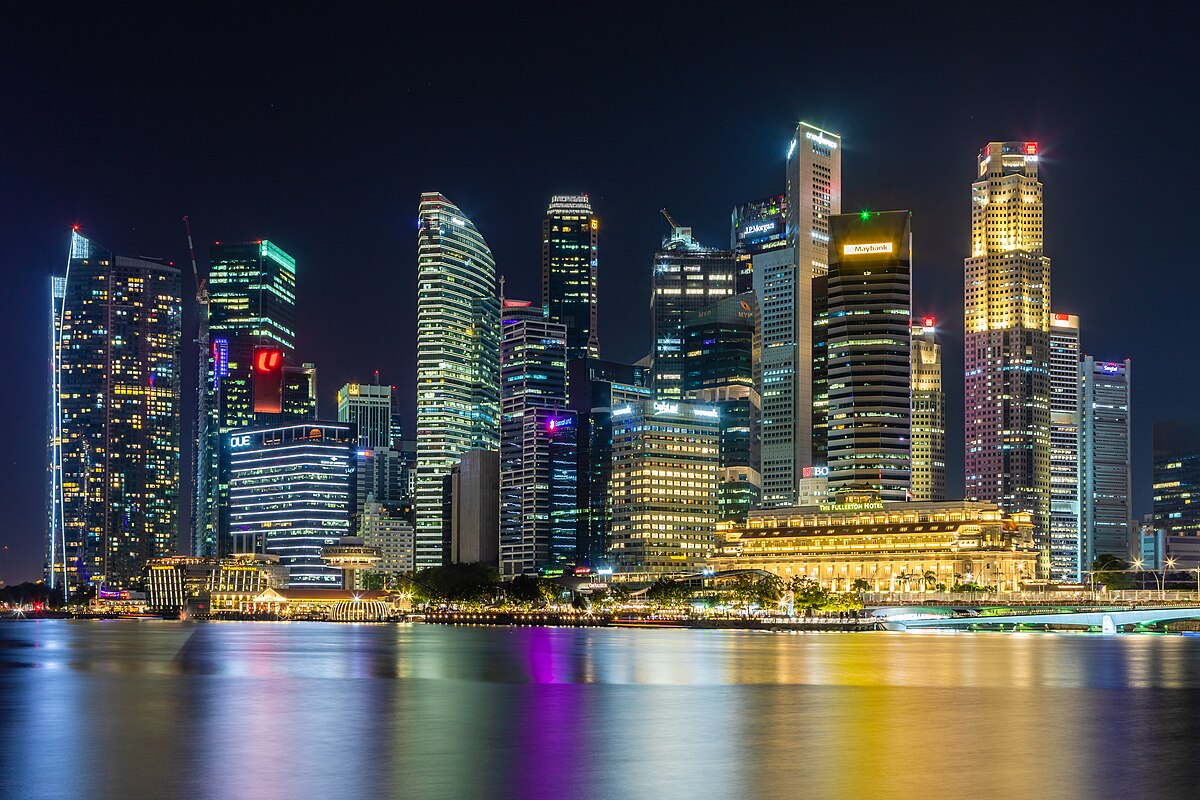
#> input picture segmentation/images/image.png, 1200 x 800 px
$ jupyter execute segmentation.ipynb
#> lines starting #> are read from the running program, lines starting #| are printed output that depends on the picture; after the words box and inside, x2 and y2 are one past the last pixel; in counts of white or black regions, pixels touching at a corner belong together
# Introduction
This notebook experiments with the different techniques to segment an image. Since the images that I will be using will mostly have a uniform background, I am trying to find the best technique that gives the best results with the best performance

[cell 1]
import cv2
import numpy as np

[cell 2]
inputImage = './images/image.png'

# Method 1: Otsu's Method (global thresholding)

[cell 3]
def remove_background_1(image_path):
    # Load the image
#> called with image_path = './images/image.png'
    image = cv2.imread(image_path)
#> image is the input picture: shape (800, 1200, 3); mean B, G, R 75.7, 74.4, 72.8

    # Convert to grayscale
    gray = cv2.cvtColor(image, cv2.COLOR_BGR2GRAY)
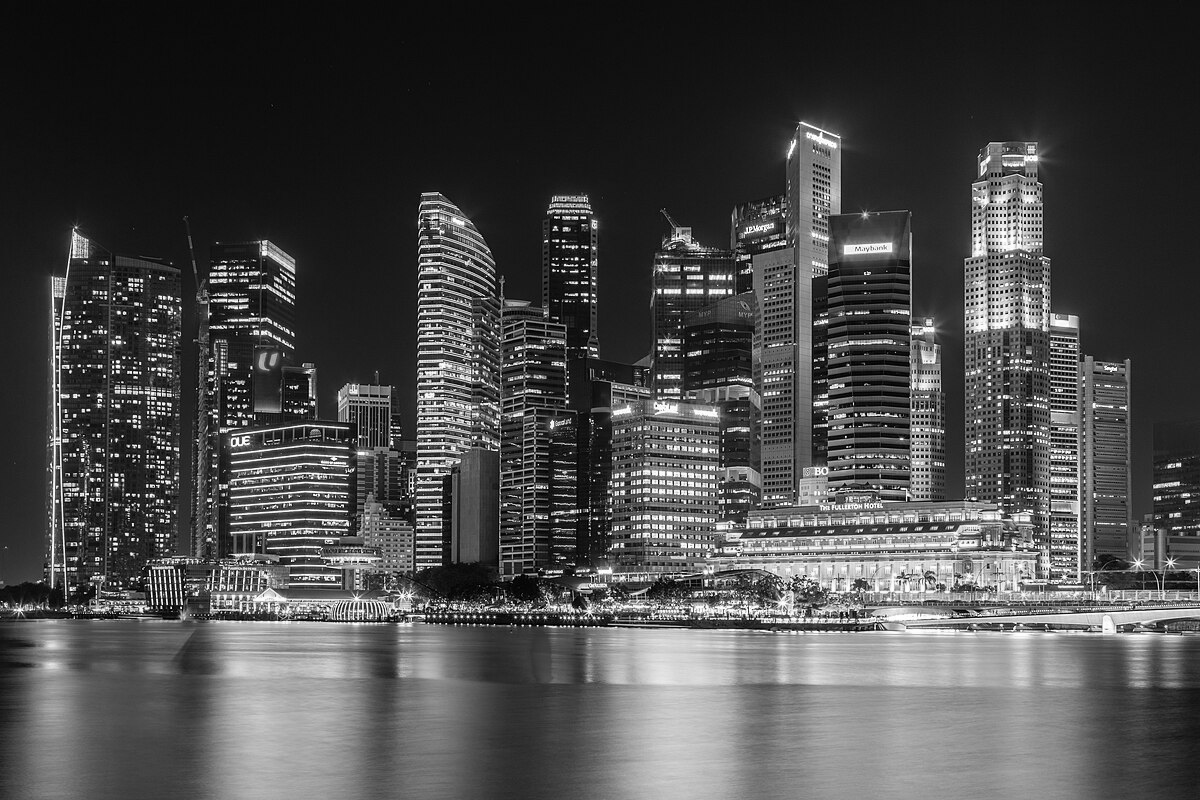
#> gray: shape (800, 1200); min 0, max 255, mean 74.1

    # Use Otsu's thresholding to create a mask
    _, mask = cv2.threshold(gray, 0, 255, cv2.THRESH_BINARY + cv2.THRESH_OTSU)
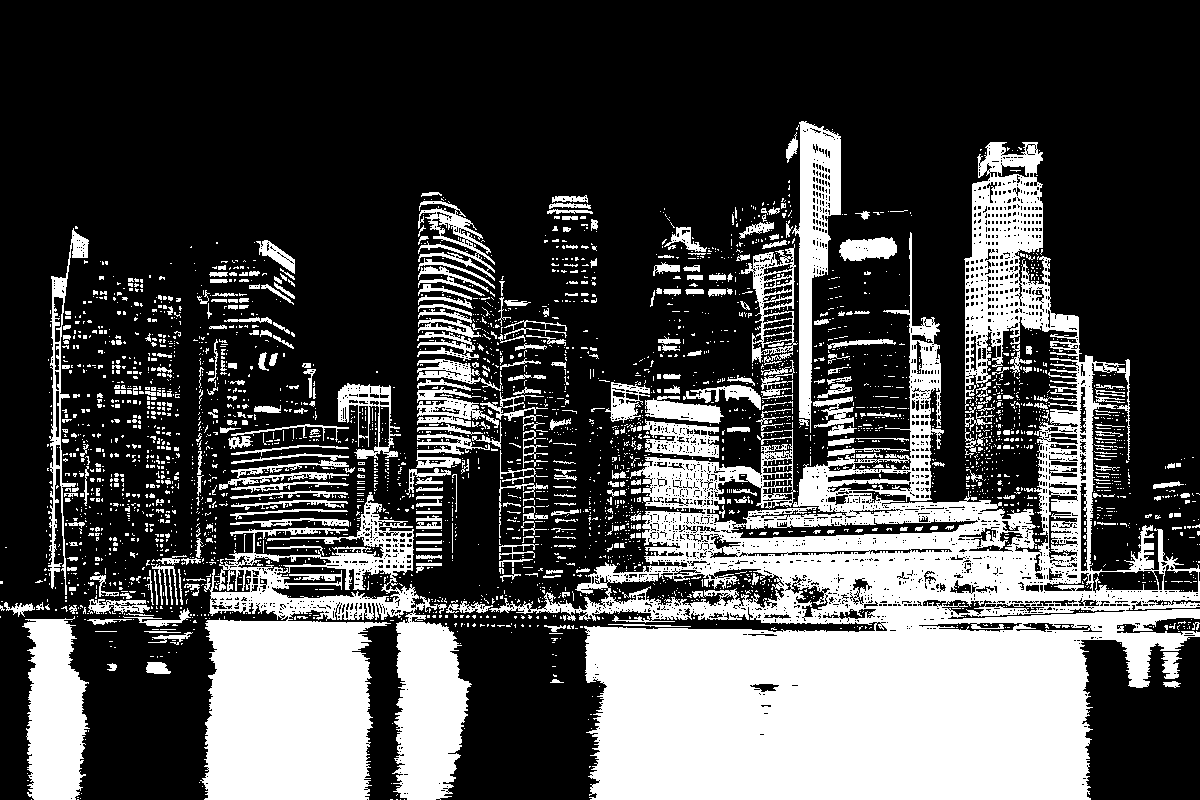
#> mask: shape (800, 1200); 29.7% white; 3494 white regions (3090 under 20 px), largest, box (x1, y1, x2, y2) and area: (489, 142, 1200, 800) 158796, (200, 492, 472, 800) 48813, (22, 616, 90, 800) 8978

    # Refine the mask using morphology
    kernel = np.ones((5,5), np.uint8)
    mask = cv2.morphologyEx(mask, cv2.MORPH_CLOSE, kernel, iterations=2)
#> mask: shape (800, 1200); 44.6% white; 89 white regions (61 under 20 px), largest, box (x1, y1, x2, y2) and area: (0, 121, 1200, 800) 417834, (544, 195, 598, 303) 2931, (209, 240, 295, 305) 2401

    # Create a 3-channel mask
    mask_inv = cv2.bitwise_not(mask)

    # Extract the foreground object
    foreground = cv2.bitwise_and(image, image, mask=mask)

    # Convert to transparent background (RGBA)
    b, g, r = cv2.split(foreground)
    alpha = mask  # Use the mask as the alpha channel
    result = cv2.merge([b, g, r, alpha])

    # Save the result
    cv2.imwrite('./images/output1_otsu.png', result)

[cell 4]
remove_background_1(inputImage)

# Method 2: Pre-trained background removal using rembg

[cell 5]
from rembg import remove
from PIL import Image

def remove_background_2(image_path):
#> called with image_path = './images/image.png'
    input_image = Image.open(image_path)
    output_image = remove(input_image)
    output_image.save("./images/output2_rembg.png")

[cell 6]
remove_background_2(inputImage)
#> (the call stopped at in remove_background_2, `output_image = remove(input_image)`: rembg is not available in this run)

# Method 3: Canny edge detection

[cell 7]
def remove_background_3(image_path):
#> called with image_path = './images/image.png'
    edges = cv2.Canny(cv2.imread(image_path), 100, 200)
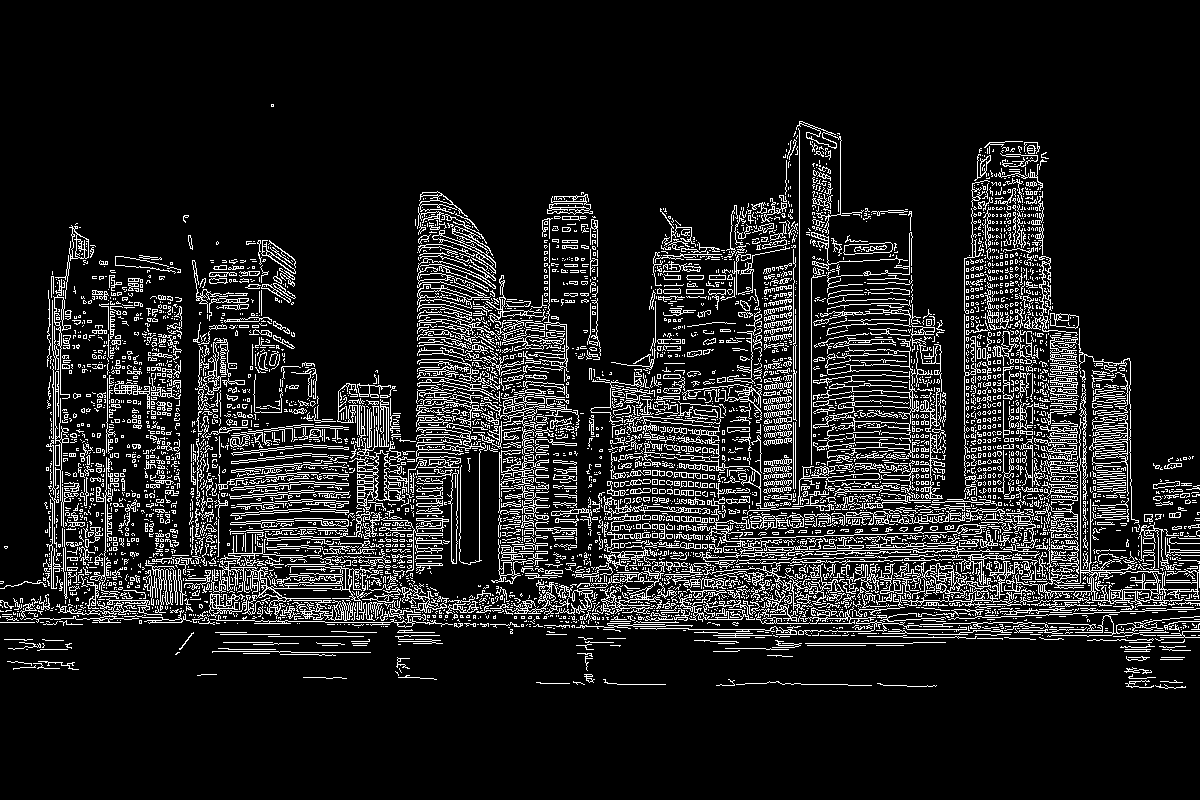
#> edges: shape (800, 1200); 12.1% white in thin lines or dots, all inside (x1, y1, x2, y2) = (0, 104, 1200, 689)
    cv2.imwrite('./images/output3_cannyedge.png', edges)

[cell 8]
remove_background_3(inputImage)

# Method 4: K-means clustering

[cell 9]
from sklearn.cluster import KMeans

def remove_background_4(image_path, n_clusters=2):
#> called with image_path = './images/image.png', n_clusters = 2
    image = cv2.imread(image_path)
    pixels = image.reshape((-1, 3))

    kmeans = KMeans(n_clusters=n_clusters, random_state=42).fit(pixels)
    segmented = kmeans.cluster_centers_[kmeans.labels_].reshape(image.shape).astype(np.uint8)
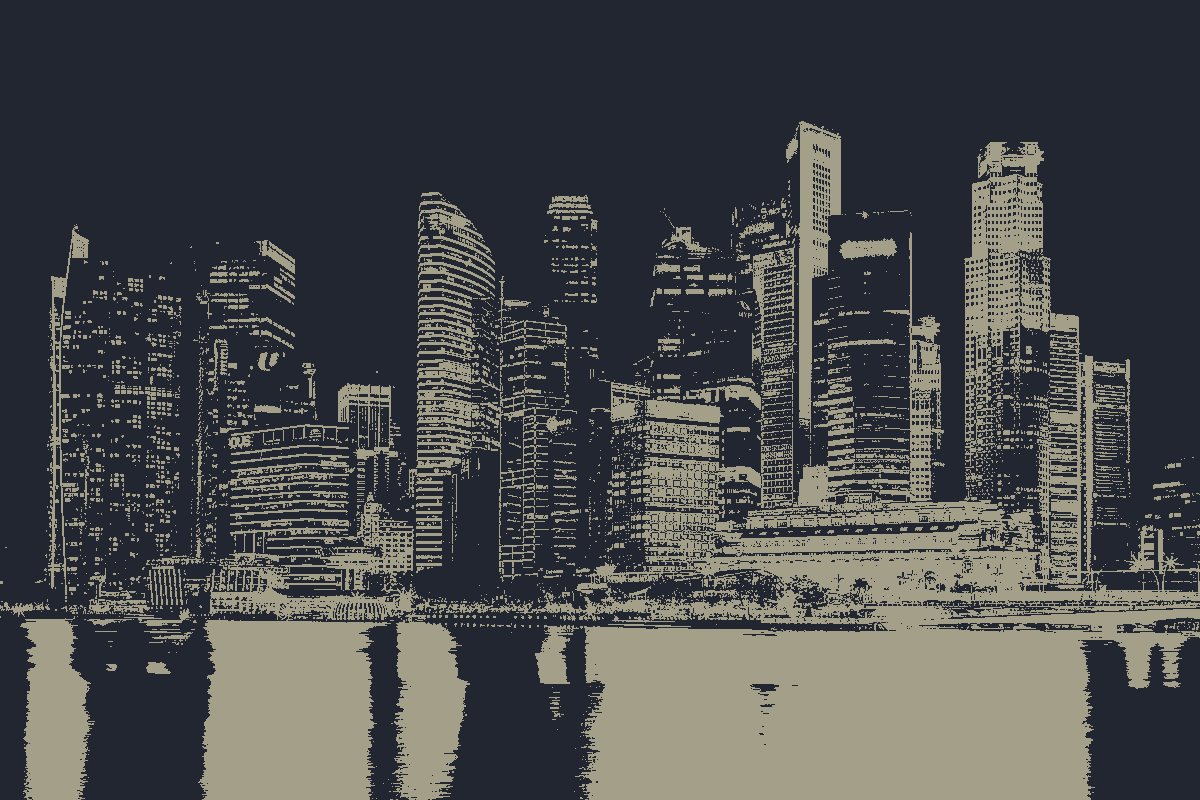
#> segmented: shape (800, 1200, 3); mean B, G, R 75, 74.1, 71.8
    cv2.imwrite('./images/output4_kmeans.png', segmented)
